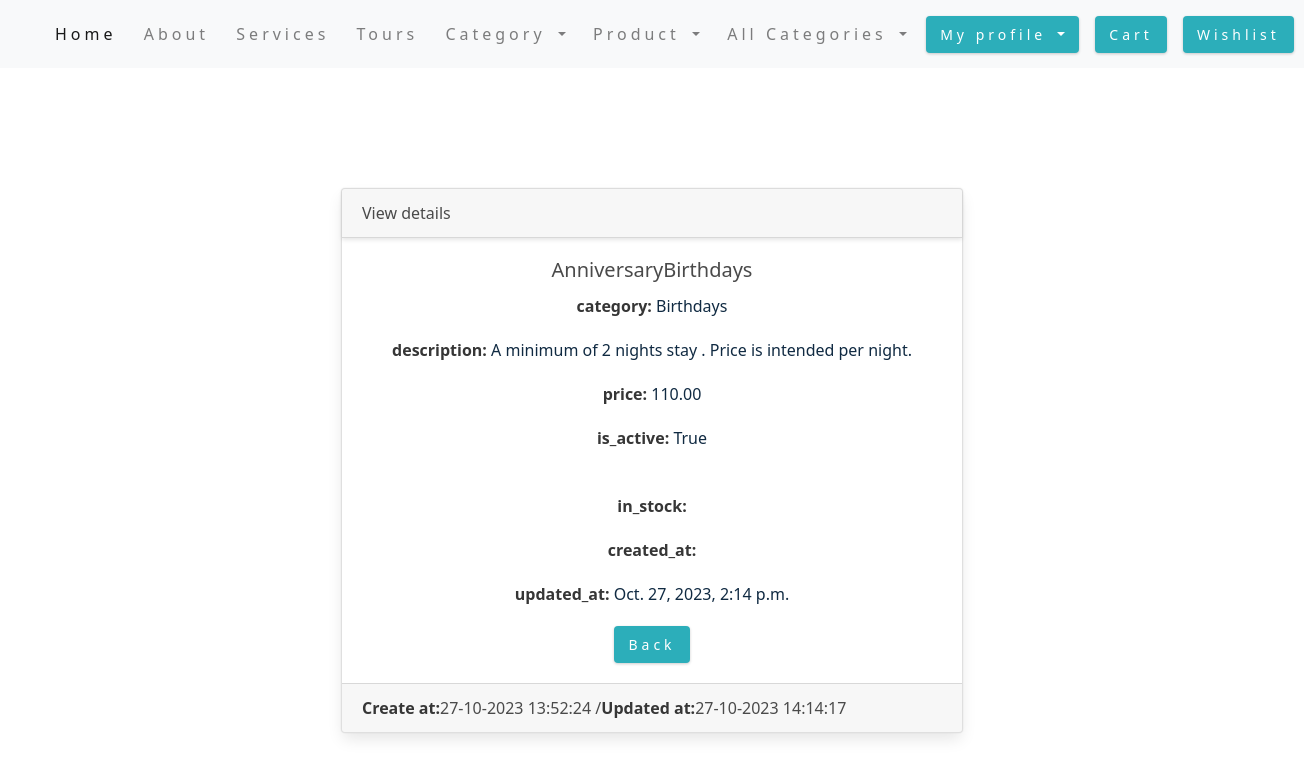
The app's page /product/details_product/36 (signed in), older data.
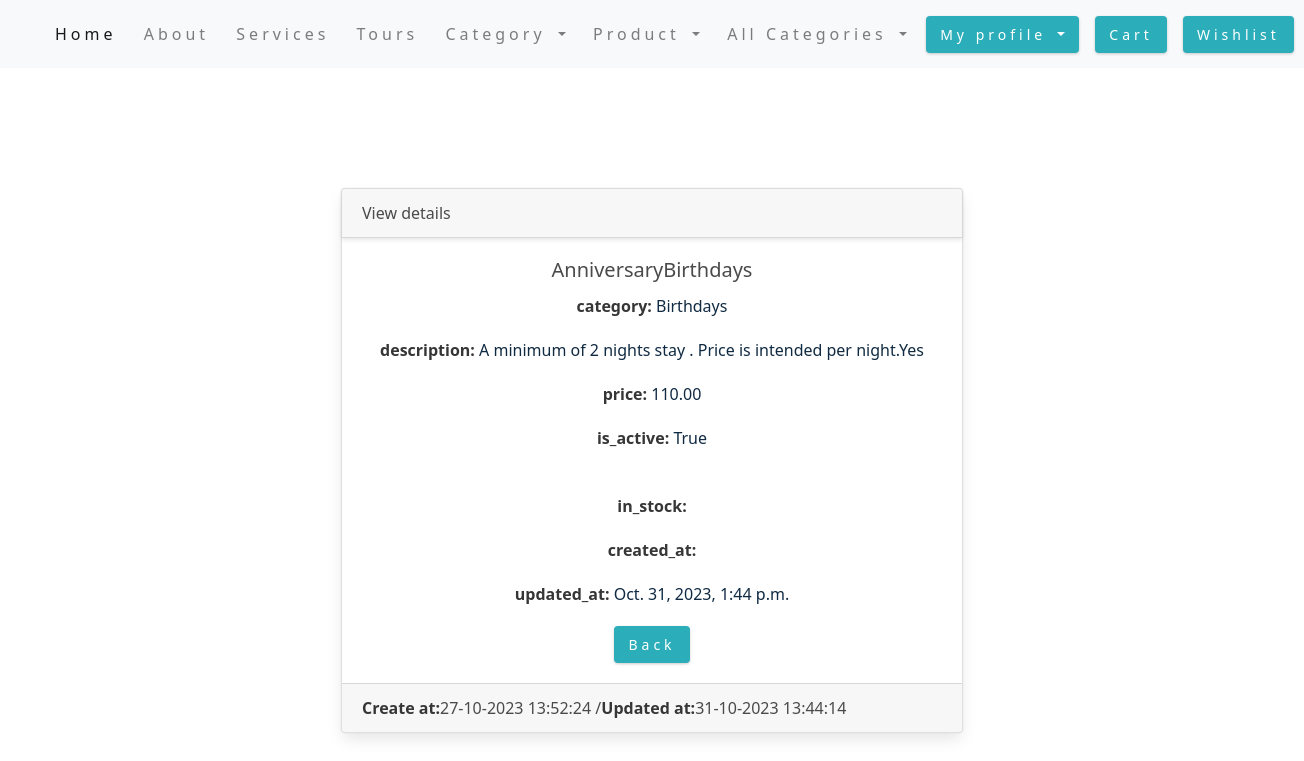
The same page, newer data.
### product/models.py (models this page shows)
class Product(models.Model):
    category = models.ForeignKey(Category, on_delete=models.CASCADE, null=True)
    title = models.CharField(max_length=50)
    description = models.TextField(max_length=400)
    profile = models.ImageField(upload_to='profile/', null=True)
    price = models.DecimalField(max_digits=5, decimal_places=2)
    in_stock = models.BooleanField(default=True)
    is_active = models.BooleanField(default=True)
    created_at = models.DateTimeField(auto_now_add=True)
    updated_at = models.DateTimeField(auto_now=True)
    def __str__(self):
        return f'{self.title}{self.category}'

### category/models.py (models this page shows)
class Category(models.Model):
    name = models.CharField(max_length=30)
    created_at = models.DateTimeField(auto_now_add=True)
    updated_at = models.DateTimeField(auto_now=True)
    def __str__(self):
        return self.name

### product/views.py (the view)
# urls.py: path('details_product/<int:pk>', views.ProductDetailView.as_view(), name='details-product'),
class ProductDetailView(LoginRequiredMixin, DetailView):
    template_name = 'product/detail_products.html'
    model = Product

### online_store/context_processors.py (called while the page is built)
def get_all_categories(request):
    categories = Category.objects.all()
    return {'categories': categories}

### templates/product/detail_products.html (shortened to what this page needs)
{% extends 'base.html' %}
{% block content %}
<div class="container-fluid">
<br><br><br>
    <div class="row">
        <div class="col-md-6 offset-md-3">
            <br><br>
            <div class="card text-center">
                <div class="card-header">
                    View details
                </div>
                <div class="card-body">
                    <h5 class="card-title">{{ product }}</h5>
                    <p class="card-text"><strong>category:</strong> {{ product.category }}</p>
                    <p class="card-text"><strong>description:</strong> {{ product.description }}</p>
                    <p class="card-text"><strong>price:</strong> {{ product.price }}</p>
                    <p class="card-text"><strong>is_active:</strong> {{ product.is_active }}</p><br>
                    <p class="card-text"><strong>in_stock:</strong> {{ product.in_name }}</p>
                    <p class="card-text"><strong>created_at:</strong> {{ product.crated_at }}</p>
                    <p class="card-text"><strong>updated_at:</strong> {{ product.updated_at }}</p>
                    <a href="{% url 'list-products' %}" class="btn btn-secondary">Back</a>
                </div>
                <div class="card-footer text-body-secondary">
                    <strong>Create at: </strong> {{ product.created_at | date:"d-m-Y H:i:s" }} / <strong>Updated at:</strong> {{ product.updated_at | date:"d-m-Y H:i:s" }}
                </div>
            </div>
        </div>
    </div>
</div>
{% endblock %}

Row changes from the older to the newer data that the page shows:
changed Product "True": description "A minimum of 2 nights stay . Price is intended per night." → "A minimum of 2 nights stay . Price is intended per night.Yes"; updated_at "Oct. 27, 2023, 2:14 p.m." → "Oct. 31, 2023, 1:44 p.m."; updated_at "27-10-2023 14:14:17" → "31-10-2023 13:44:14"
